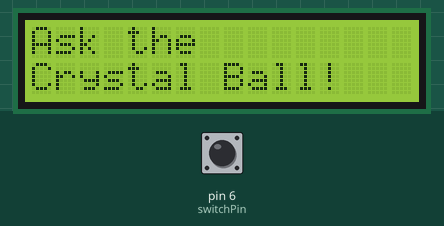
Bench run of a sketch on a simulated Arduino Uno, built with avr-gcc and run on an emulated ATmega328P. On the bench: 16×2 character LCD. The test bench sets the inputs (shaded band); at power-on: pin 6 (switchPin) LOW. Random numbers use the default seed unless the sketch sets one.

Above: at 1.2 s.
1.3 s: pin 6 (switchPin) pulled HIGH for 0.15 s
At 2.1 s:
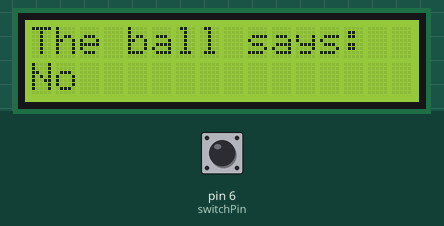
4.4 s: pin 6 (switchPin) pulled HIGH for 3.2 s
At 8.6 s:
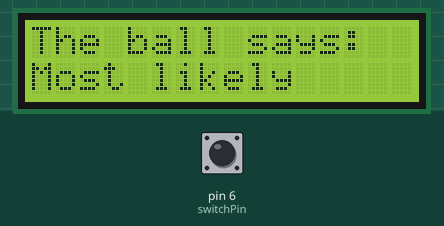
Timing chart, 0 to 10.1 s (numbered marks = the images above; inputs shaded):
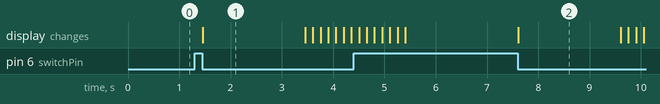

Measured:
- after the input at 1.3 s, the display: changes after 0.15 s (image 1)
- what the display in image 1 shows lasts 2.0 s, from 1.5 s to 3.5 s

The sketch:

crystalBall.ino
```cpp
#include <LiquidCrystal.h>
LiquidCrystal lcd(12,11,5,4,3,2);

const int switchPin = 6;
int switchState = 0;
int prevSwitchState = 0;
int reply;

void scrollLeft(int spaces) {
  delay(2000);
  for (int i =0; i < spaces; i++) {
    lcd.scrollDisplayLeft();
    delay(150);
  }
}

void setup(){
  pinMode(switchPin, INPUT);
  lcd.begin(16, 2); lcd.print("Ask the ");
  lcd.setCursor(0, 1);
  lcd.print("Crystal Ball!");
}

void loop(){
  switchState = digitalRead(switchPin);
  if(switchState != prevSwitchState){
    if(switchState == LOW){
      reply = random(8); //pick a number from 0 to 7
      lcd.clear(); lcd.setCursor(0, 0);
      lcd.print("The ball says: ");
      lcd.setCursor(0,1 );

      switch(reply){
        case 0: lcd.print("Yes"); scrollLeft(15);
        break;
        case 1: lcd.print("Most likely"); scrollLeft(15);
        break;
        case 2: lcd.print("Certainly"); scrollLeft(15);
        break;
        case 3: lcd.print("Outlook good"); scrollLeft(15);
        break;
        case 4: lcd.print("Unsure"); scrollLeft(15);
        break;
        case 5: lcd.print("Ask again"); scrollLeft(15);
        break;
        case 6: lcd.print("Doubtful"); scrollLeft(15);
        break;
        case 7: lcd.print("No"); scrollLeft(15);
        break;
      } //end of switch
    } //end of nested if()
  } //end of outer if()

  //update the tilt switch status
  prevSwitchState = switchState;
} //end of loop()
```
